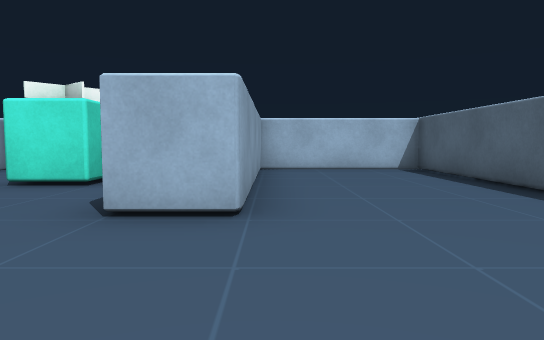
view 1 (above)

16 first-person views from a walk through a scene from a Unity 3-D project. The camera is 0.31 m above the floor, tilts 4° down and sees 70° across. The floor is counted in squares, 0.5 m on a side. Each view is taken from the middle of a square. On the plan, view 1 faces up. The plan holds only what a view shows up to about 10 squares ahead; the rest is blank. The place goes on beyond the plan. The player character is not drawn.

view 2
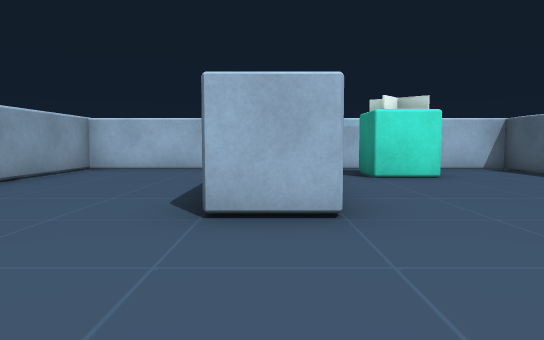

view 3
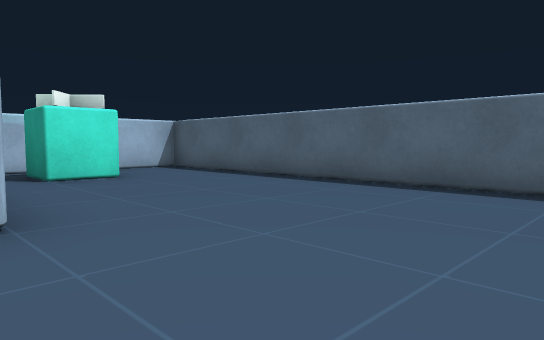

view 4
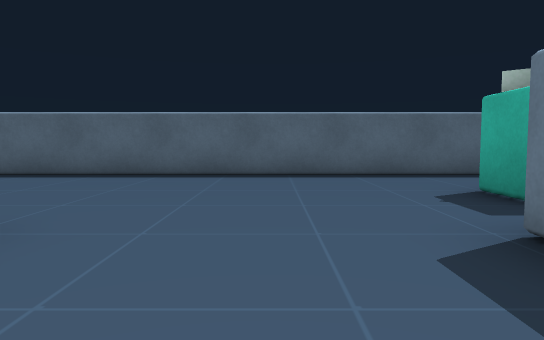

view 5
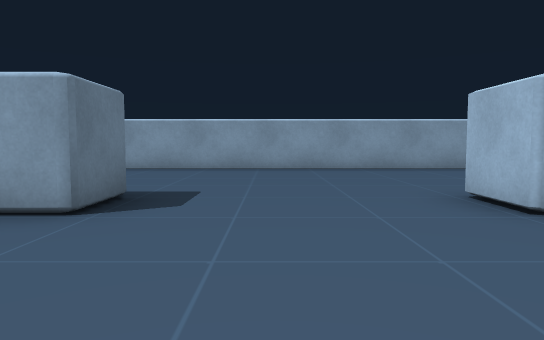

view 6
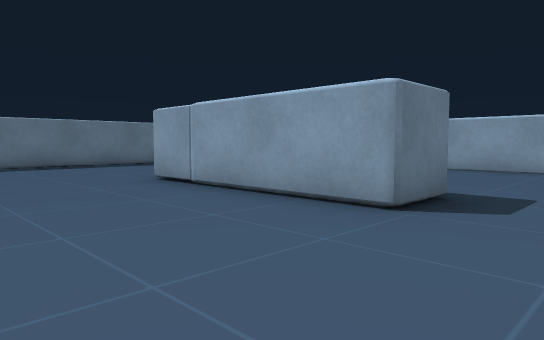

view 7
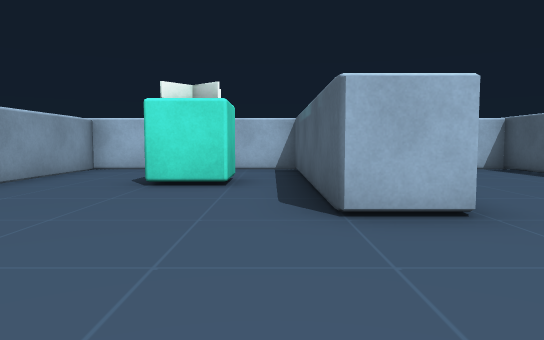

view 8
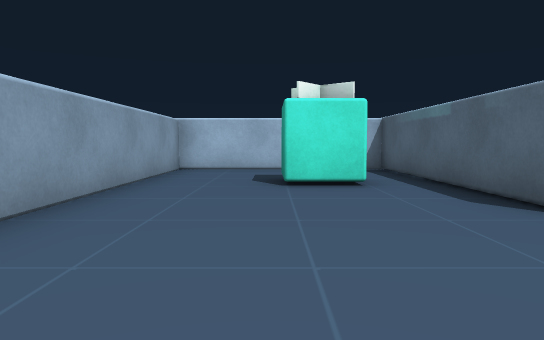

view 9
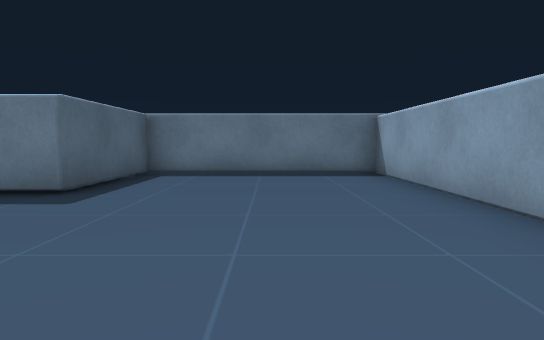

view 10
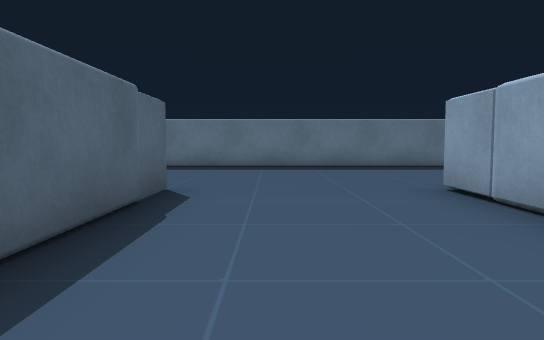

view 11
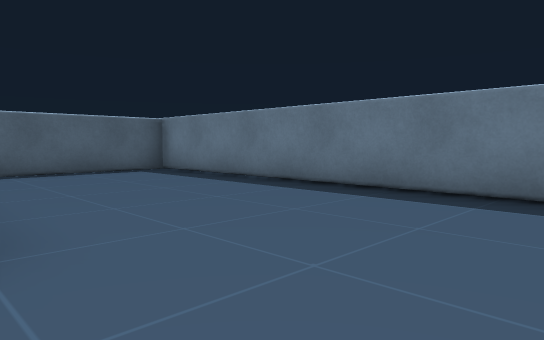

view 12
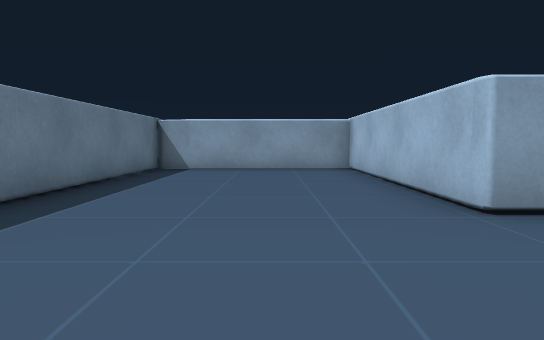

view 13
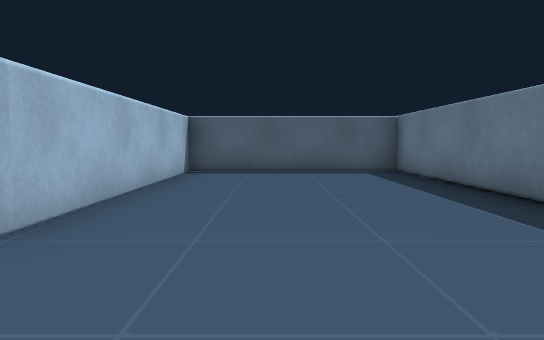

view 14
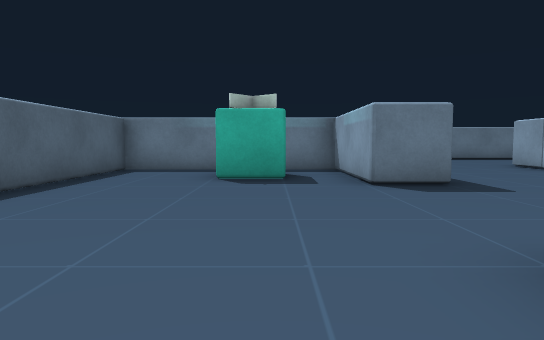

view 15
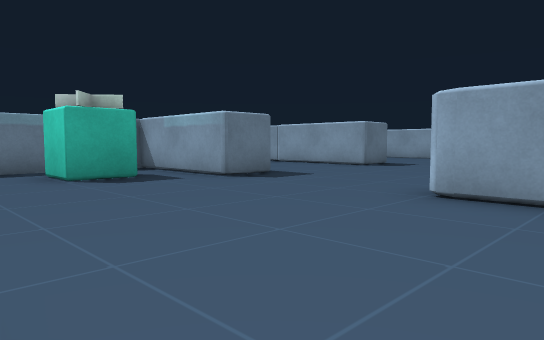

view 16
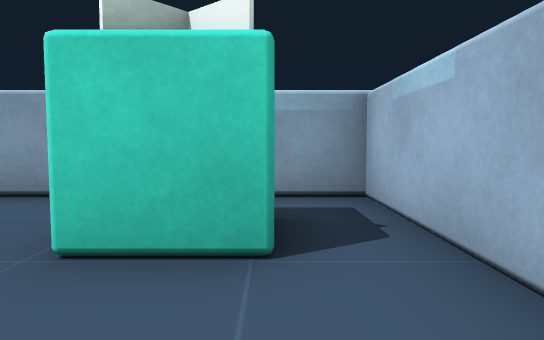

### Floor plan
Ten units are one square. View 1 is at (0, 0); x grows to the right and y downward. Boxes are objects, and circles mark ways between rooms. Rooms are numbered by the first view taken in them; rooms with no view inside come last. Other rooms are left out.
<svg viewBox="-66 -96 165 198">
<path fill="none" stroke="#000" d="M34 7 46 7 46 40 94 40 94 -91 46 -91 46 -80M34 -48 34 -91 -3 -91 -3 -32 -15 -32 -15 -91 -61 -91 -61 40 -15 40 -15 7 -3 7 -3 52M46 -55 46 -32 34 -32M34 52 34 19M-3 52 -61 52 -61 97 94 97 94 52 34 52"/>
<rect x="-45" y="-65" width="20" height="10" fill="#bbb"><title>other object</title></rect>
<rect x="55" y="15" width="20" height="10" fill="#bbb"><title>other object</title></rect>
<rect x="55" y="-85" width="20" height="20" fill="#bbb"><title>other object</title></rect>
<circle cx="15" cy="45" r="3" fill="#2a7"/>
<text x="20" y="-20">1</text>
<text x="20" y="70">2</text>
</svg>
Room 1 opens to room 2.

Where each view was taken, in squares from view 1:
view 1: 0 up, 0 right, facing up
view 2: 0 up, 4 right, facing up
view 3: 0 up, 4 right, facing up-right
view 4: 1 up, 2 right, facing right
view 5: 1 up, 3 right, facing left
view 6: 1 up, 3 right, facing down-left
view 7: 0 up, 2 left, facing up
view 8: 0 up, 4 left, facing up
view 9: 4 up, 4 left, facing down
view 10: 0 up, 2 right, facing down
view 11: 5 down, 1 right, facing down-right
view 12: 7 down, 3 right, facing left
view 13: 7 down, 1 right, facing right
view 14: 5 up, 6 right, facing down
view 15: 5 up, 9 right, facing down-left
view 16: 8 up, 9 right, facing left
